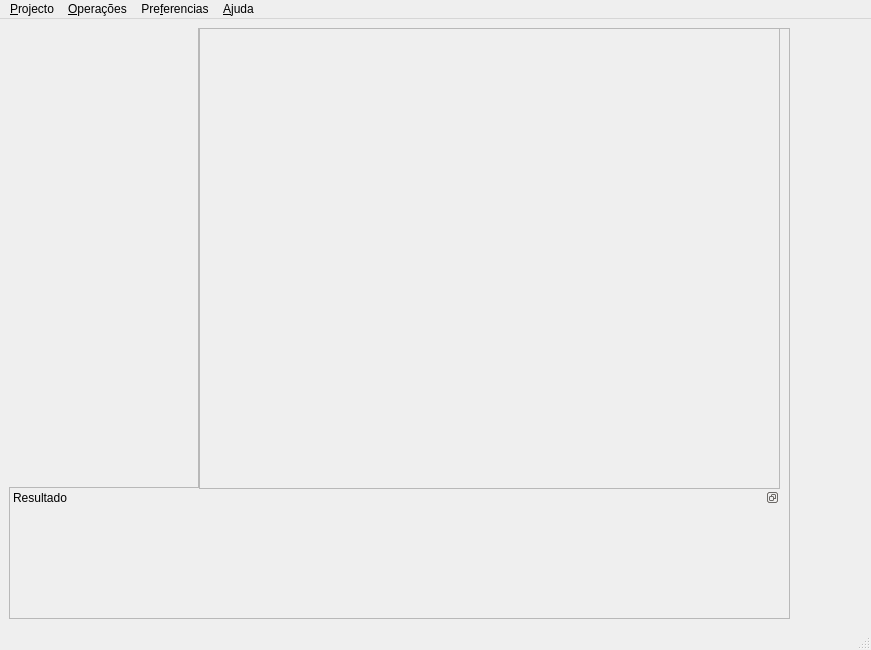
<ui version="4.0" >
 <class>FloorPlan</class>
 <widget class="QMainWindow" name="FloorPlan" >
  <property name="geometry" >
   <rect>
    <x>0</x>
    <y>0</y>
    <width>871</width>
    <height>650</height>
   </rect>
  </property>
  <property name="windowTitle" >
   <string>Floor Plan</string>
  </property>
  <widget class="QWidget" name="centralwidget" >
   <widget class="QWidget" name="horizontalLayoutWidget" >
    <property name="geometry" >
     <rect>
      <x>9</x>
      <y>9</y>
      <width>781</width>
      <height>591</height>
     </rect>
    </property>
    <layout class="QHBoxLayout" name="horizontalLayout" >
     <item>
      <widget class="QFrame" name="BackFrame" >
       <property name="frameShape" >
        <enum>QFrame::StyledPanel</enum>
       </property>
       <property name="frameShadow" >
        <enum>QFrame::Raised</enum>
       </property>
       <widget class="QScrollArea" name="GridArea" >
        <property name="geometry" >
         <rect>
          <x>190</x>
          <y>0</y>
          <width>581</width>
          <height>461</height>
         </rect>
        </property>
        <property name="frameShape" >
         <enum>QFrame::StyledPanel</enum>
        </property>
        <property name="frameShadow" >
         <enum>QFrame::Sunken</enum>
        </property>
       </widget>
       <widget class="QScrollArea" name="SvgArea" >
        <property name="geometry" >
         <rect>
          <x>-1</x>
          <y>-1</y>
          <width>191</width>
          <height>461</height>
         </rect>
        </property>
        <property name="frameShadow" >
         <enum>QFrame::Raised</enum>
        </property>
        <property name="widgetResizable" >
         <bool>true</bool>
        </property>
        <widget class="QWidget" name="scrollAreaWidgetContents" >
         <property name="geometry" >
          <rect>
           <x>0</x>
           <y>0</y>
           <width>187</width>
           <height>457</height>
          </rect>
         </property>
        </widget>
       </widget>
       <widget class="QDockWidget" name="outputwidget" >
        <property name="geometry" >
         <rect>
          <x>0</x>
          <y>460</y>
          <width>771</width>
          <height>131</height>
         </rect>
        </property>
        <property name="floating" >
         <bool>false</bool>
        </property>
        <property name="features" >
         <set>QDockWidget::DockWidgetFloatable|QDockWidget::DockWidgetMovable</set>
        </property>
        <property name="allowedAreas" >
         <set>Qt::BottomDockWidgetArea</set>
        </property>
        <property name="windowTitle" >
         <string>Resultado</string>
        </property>
        <widget class="QWidget" name="dockWidgetContents" />
       </widget>
      </widget>
     </item>
    </layout>
   </widget>
  </widget>
  <widget class="QMenuBar" name="menubar" >
   <property name="geometry" >
    <rect>
     <x>0</x>
     <y>0</y>
     <width>871</width>
     <height>26</height>
    </rect>
   </property>
   <widget class="QMenu" name="menuFicheiro" >
    <property name="title" >
     <string>&amp;Projecto</string>
    </property>
    <widget class="QMenu" name="menu_Novo" >
     <property name="title" >
      <string>&amp;Novo</string>
     </property>
    </widget>
    <addaction name="menu_Novo" />
    <addaction name="actionAbrir" />
    <addaction name="separator" />
    <addaction name="actionSair" />
   </widget>
   <widget class="QMenu" name="menuOpera_es" >
    <property name="title" >
     <string>&amp;Operações</string>
    </property>
    <addaction name="actionImprimir" />
    <addaction name="actionCopiar" />
    <addaction name="actionGuardar_como_imagem" />
    <addaction name="actionMemoria_Descritiva" />
    <addaction name="separator" />
    <addaction name="actionAumentar_Zoom" />
    <addaction name="actionDiminuir_Zoom" />
   </widget>
   <widget class="QMenu" name="menuAcerca" >
    <property name="title" >
     <string>&amp;Ajuda</string>
    </property>
    <addaction name="actionAjuda" />
    <addaction name="separator" />
    <addaction name="actionDocumenta_o" />
    <addaction name="separator" />
    <addaction name="actionAcerca_de_FloorPlan" />
    <addaction name="actionAcerca_do_Qt" />
   </widget>
   <widget class="QMenu" name="menuPre_ferencias" >
    <property name="title" >
     <string>Pre&amp;ferencias</string>
    </property>
   </widget>
   <addaction name="menuFicheiro" />
   <addaction name="menuOpera_es" />
   <addaction name="menuPre_ferencias" />
   <addaction name="menuAcerca" />
  </widget>
  <widget class="QStatusBar" name="statusbar" />
  <action name="actionAbrir" >
   <property name="text" >
    <string>&amp;Abrir</string>
   </property>
  </action>
  <action name="actionSair" >
   <property name="text" >
    <string>&amp;Sair</string>
   </property>
  </action>
  <action name="actionImprimir" >
   <property name="text" >
    <string>Imprimir</string>
   </property>
  </action>
  <action name="actionGuardar_como_imagem" >
   <property name="text" >
    <string>Guardar como imagem</string>
   </property>
  </action>
  <action name="actionCopiar" >
   <property name="text" >
    <string>Copiar</string>
   </property>
  </action>
  <action name="actionDocumenta_o" >
   <property name="text" >
    <string>Documentação</string>
   </property>
  </action>
  <action name="actionAcerca_de_FloorPlan" >
   <property name="text" >
    <string>Acerca de FloorPlan</string>
   </property>
  </action>
  <action name="actionAcerca_do_Qt" >
   <property name="text" >
    <string>Acerca do Qt</string>
   </property>
  </action>
  <action name="actionAjuda" >
   <property name="text" >
    <string>Ajuda</string>
   </property>
  </action>
  <action name="actionMemoria_Descritiva" >
   <property name="text" >
    <string>Memoria Descritiva</string>
   </property>
  </action>
  <action name="actionAumentar_Zoom" >
   <property name="text" >
    <string>Aumentar Zoom </string>
   </property>
  </action>
  <action name="actionDiminuir_Zoom" >
   <property name="text" >
    <string>Diminuir Zoom</string>
   </property>
  </action>
 </widget>
 <resources/>
 <connections/>
</ui>
